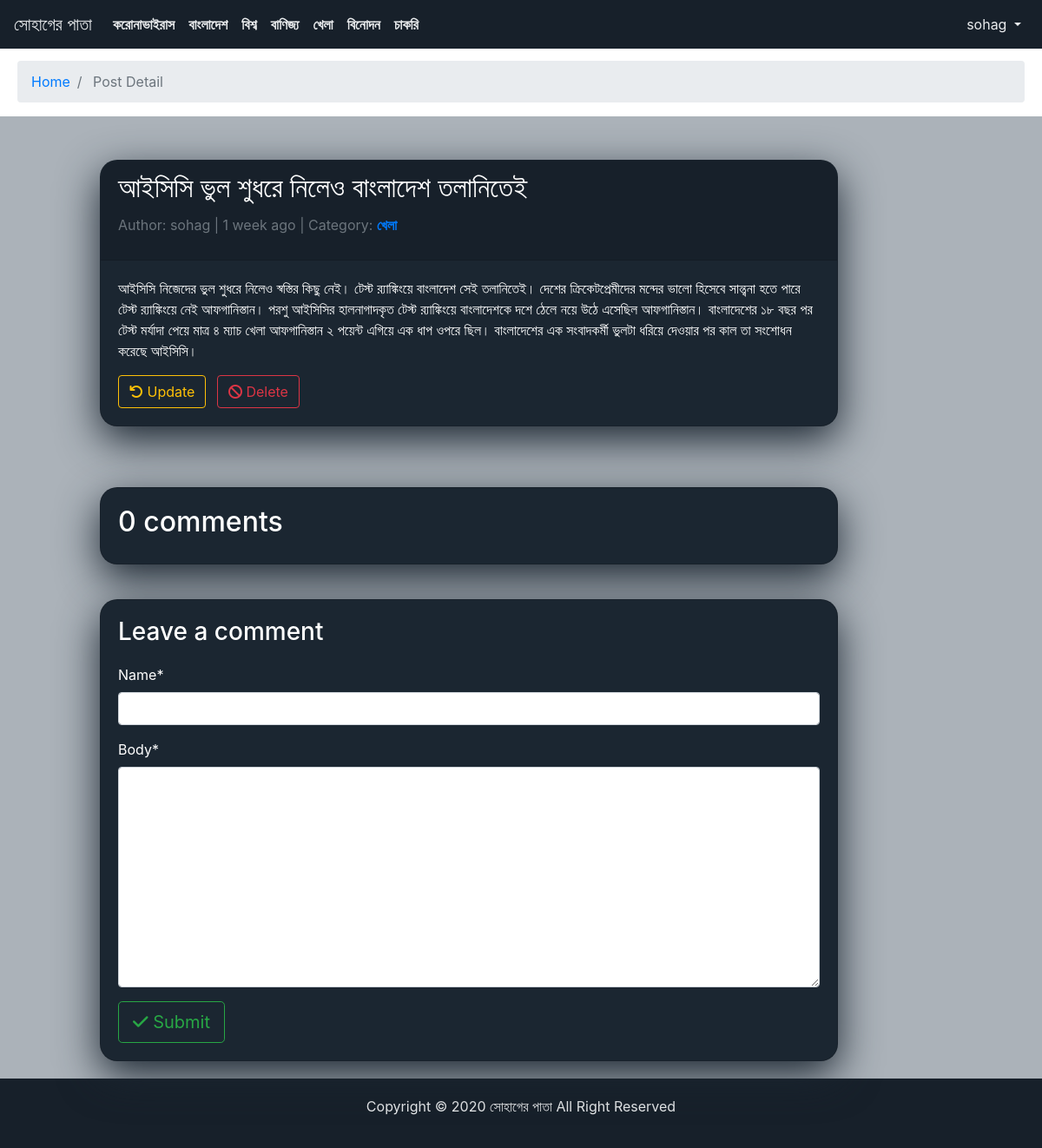
Before: /detail_post/5/ (signed in) with the older database file.
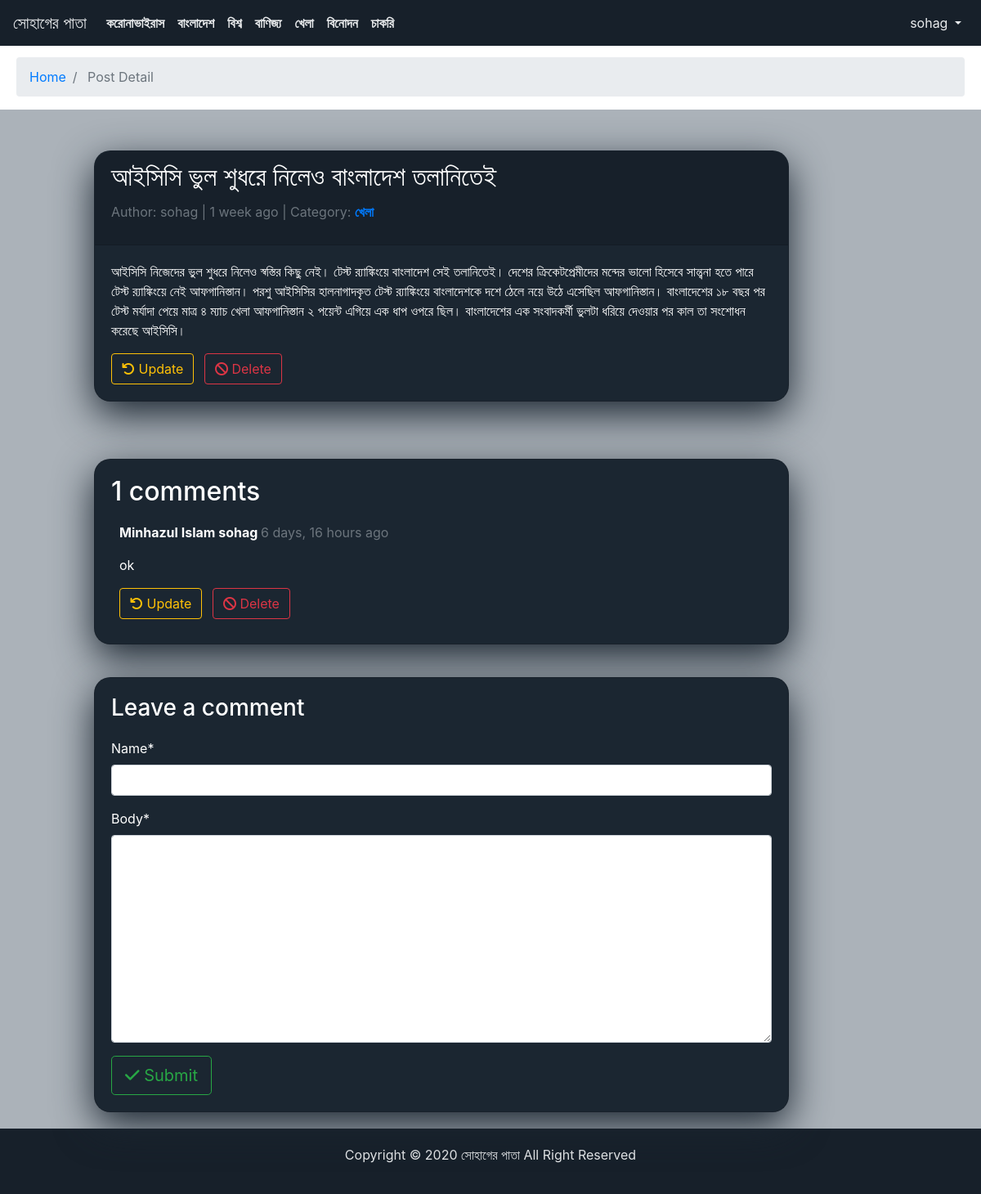
After: the same page with the newer database file.
### blog/models.py (models this page shows, shortened)
class Category(models.Model):
    category = models.CharField(max_length=30, unique=True)
    def __str__(self):
        return self.category

class Post(models.Model):
    title = models.CharField(max_length=200, unique=True)
    author = models.ForeignKey(User, on_delete=models.CASCADE)
    updated_on = models.DateTimeField(auto_now=True)
    description = models.TextField()
    created_on = models.DateTimeField(auto_now_add=True)
    category = models.ForeignKey(Category, related_name='post', on_delete=models.CASCADE)
    status = models.IntegerField(choices=STATUS, default=0)
    class Meta:
        ordering = ['-created_on']

class Comments(models.Model):
    post = models.ForeignKey(Post, on_delete=models.CASCADE, related_name='comments')
    name = models.CharField(max_length=80)
    body = models.TextField()
    created_on = models.DateTimeField(auto_now_add=True)
    updated = models.DateTimeField(auto_now=True, auto_now_add=False)
    active = models.BooleanField(default=True)
    class Meta:
        ordering = ['created_on']

### blog/views.py (the view)
# urls.py: path('detail_post/<id>/', views.detail_post, name='detail_post'),
@login_required
def detail_post(request, id):
    post = {}
    user_extra = ExtraUserInfo.objects.filter(user_info=request.user)
    category = Category.objects.all()
    post = get_object_or_404(Post, id=id)
    comments = post.comments.filter(active=True)
    new_comment = None
    if request.method == 'POST':
        comment_form = CommentForm(data=request.POST)
        if comment_form.is_valid():
            new_comment = comment_form.save(commit=False)
            new_comment.post = post
            new_comment.save()
    else:
        comment_form = CommentForm()
    context = {
        'post': post,
        'comments': comments,
        'new_comment': new_comment,
        'comment_form': comment_form,
        'category': category,
        'user_extra': user_extra
    }
    return render(request, 'blog/detail_post.html', context)

### blog/forms.py
class CommentForm(forms.ModelForm):
    class Meta:
        model = Comments
        fields = ('name', 'body')

### templates/blog/detail_post.html (shortened to what this page needs)
{% extends 'base.html' %}
{% load humanize %}
{% block category %}
  {% for i in category %}
    <li class="nav-item text-black ">
      <a class="nav-link text-black font-weight-bold"
          href="{% url 'list_category' %}">
          {{ i.category }}
      </a>
    </li>
  {% endfor %}
{% endblock  %}
{% block breadcrumb %}
    <div class="breadcrumbStyle">
      <nav aria-label="breadcrumb">
        <ol class="breadcrumb">
          <li class="breadcrumb-item" aria-current="page">
            <a href="{% url 'home' %}">Home</a>
            </li>
            <li class="breadcrumb-item active" aria-current="page">
            Post Detail
            </li>
        </ol>
      </nav>
    </div>
    {% endblock %}
{% block content %}
{% load crispy_forms_tags %}
    {% if user.is_authenticated %}
        <div class="container-fluid mainContent">
            <div class="row">
                <div class="col-md-8 col-xl-10">
                    <div class="card PostDetailCard">
                        <div class="card-header PostDetailCHeader">
                            <h2 class="card-title"> {{ post.title }}</h2>
                            <p class=" text-muted">Author: {{ post.author }} | {{ post.created_on|naturaltime }} |
                                Category:&nbsp;<a href="{% url 'list_category' %}"><b>{{ post.category }}</b></a>
                                </b></a></p>
                        </div>
                        <div class="card-body">
                            <p class="card-text ">{{ post.description | safe }}</p>
                            <a   class="btn btn-outline-warning"
                                href="{% url 'update_post' id=post.id %}"
                            >
                            <i class="fa fa-undo" aria-hidden="true"></i>
                            Update
                            </a>
                            <a    class="btn btn-outline-danger ml-2"
                                href="{% url 'delete_post' id=post.id %}"
                            >
                            <i class="fa fa-ban" aria-hidden="true"></i>
                            Delete
                            </a>
                        </div>
                    </div>
                </div>
                <div class="col-md-8 col-xl-10">
                    <div class="card PostDetailCardComment">
                        <div class="card-body">
                            <h2>{{ comments.count|intword }} comments</h2>
                            {% for comment in comments %}
                                <div class="comments" style="padding: 10px;">
                                    <p class="font-weight-bold">
                                        {{ comment.name }}
                                        <span class=" text-muted font-weight-normal">
                                            {{ comment.created_on|naturaltime }}
                                        </span>
                                    </p>
                                    {{ comment.body | linebreaks }}
                                    <a   class="btn btn-outline-warning"
                                href="{% url 'update_comments' id=comment.id %}"
                            >
                            <i class="fa fa-undo" aria-hidden="true"></i>
                            Update
                            </a>
                            <a    class="btn btn-outline-danger ml-2"
                                href="{% url 'delete_comments' id=comment.id %}"
                            >
                            <i class="fa fa-ban" aria-hidden="true"></i>
                            Delete
                            </a>
                                </div>
                            {% endfor %}
                        </div>
                    </div>
                </div>
                <div class="col-md-8 col-xl-10">
                    <div class="card PostDetailCardComment">
                        <div class="card-body">
                            {% if new_comment %}
                                <div class="alert alert-success" role="alert">
                                    Your comment is awaiting moderation
                                </div>
                            {% else %}
                                <h3>Leave a comment</h3>
                                <form method="post" style="margin-top: 1.3em;">
                                    {{ comment_form | crispy }}
                                    <button type="submit" class="btn btn-outline-success btn-lg">
                                        <i class="fa fa-check" aria-hidden="true"></i>
                                        Submit
                                    </button>
                                </form>
                            {% endif %}
                        </div>
                    </div>
                </div>
            </div>
        </div>
    {% endif %}
{% endblock %}

### templates/base.html (shortened to what this page needs)
{% load static %}
<!DOCTYPE html>
<html>
  <head>
    <link rel="stylesheet" href="{% static 'css/bootstrap.min.css' %}" />
    <link rel="stylesheet" href="{% static 'css/Navbar.css' %}" />
    <link rel="stylesheet" href="{% static 'css/mainContent.css' %}" />
    <link
      rel="stylesheet"
      href="https://cdnjs.cloudflare.com/ajax/libs/bootstrap-social/5.1.1/bootstrap-social.css"
    />
  </head>
  <body>
    <nav class="navbar navbar-expand-lg fixed-top">
      <a class="navbar-brand" href="{% url 'home' %}">সোহাগের পাতা</a>
      <div class="collapse navbar-collapse" id="navbarSupportedContent">
        <ul class="navbar-nav mr-auto">
          {% block category %}{% endblock %}
        </ul>
        {% if user.is_authenticated %}
        <ul class="navbar-nav ml-auto">
          <li class="nav-item dropdown">
            <a
              class="nav-link dropdown-toggle"
              href="{% url 'home' %}"
              id="userMenu"
              data-toggle="dropdown"
              aria-haspopup="true"
              aria-expanded="false"
            >
               {{ user.username }}
            </a>
          </li>
        </ul>
        {% endif %}
      </div>
    </nav>
    {% block breadcrumb %}{% endblock %}
    {% block content %}{% endblock content %}
    <footer
      class="footer_style"
      style="
        background-color: #17202a;
        color: #eaecee;
        text-align: center;
        padding: 20px 0px 20px 0px;
      "
    >
      <p>Copyright &copy; 2020 সোহাগের পাতা All Right Reserved</p>
    </footer>
  </body>
</html>

### static/css/Navbar.css (style rules this page uses)
.navbar { background-color: #17202a; }
.navbar-brand { color: #eaecee; }
.navbar-nav a { color: #eaecee; }

### static/css/mainContent.css (style rules this page uses)
.mainContent { background-color: #abb2b9; }
.listPostCHeader, .PostDetailCHeader { border-top-right-radius: 20px !important; border-top-left-radius: 20px !important; background-color: #17202a; }
.PostDetailCard { border-radius: 20px; background-color: #1b2631; color: #ffffff; margin: 50px 20px 50px 100px; box-shadow: 0 16px 48px #1b2631; }
.PostDetailCardComment { border-radius: 20px; background-color: #1b2631; color: #ffffff; box-shadow: 0 16px 48px #1b2631; margin: 20px 20px 20px 100px; }

### templates/blog/detail_post.html (style rules this page uses)
.breadcrumbStyle { margin: 70px 20px 0px 20px; }

Changed rows visible on the page:
added Comments: name "Minhazul Islam sohag", created_on "6 days, 16 hours ago", body "ok"
Other visible differences:
{{ comments.count|intword }}: "0" → "1"
